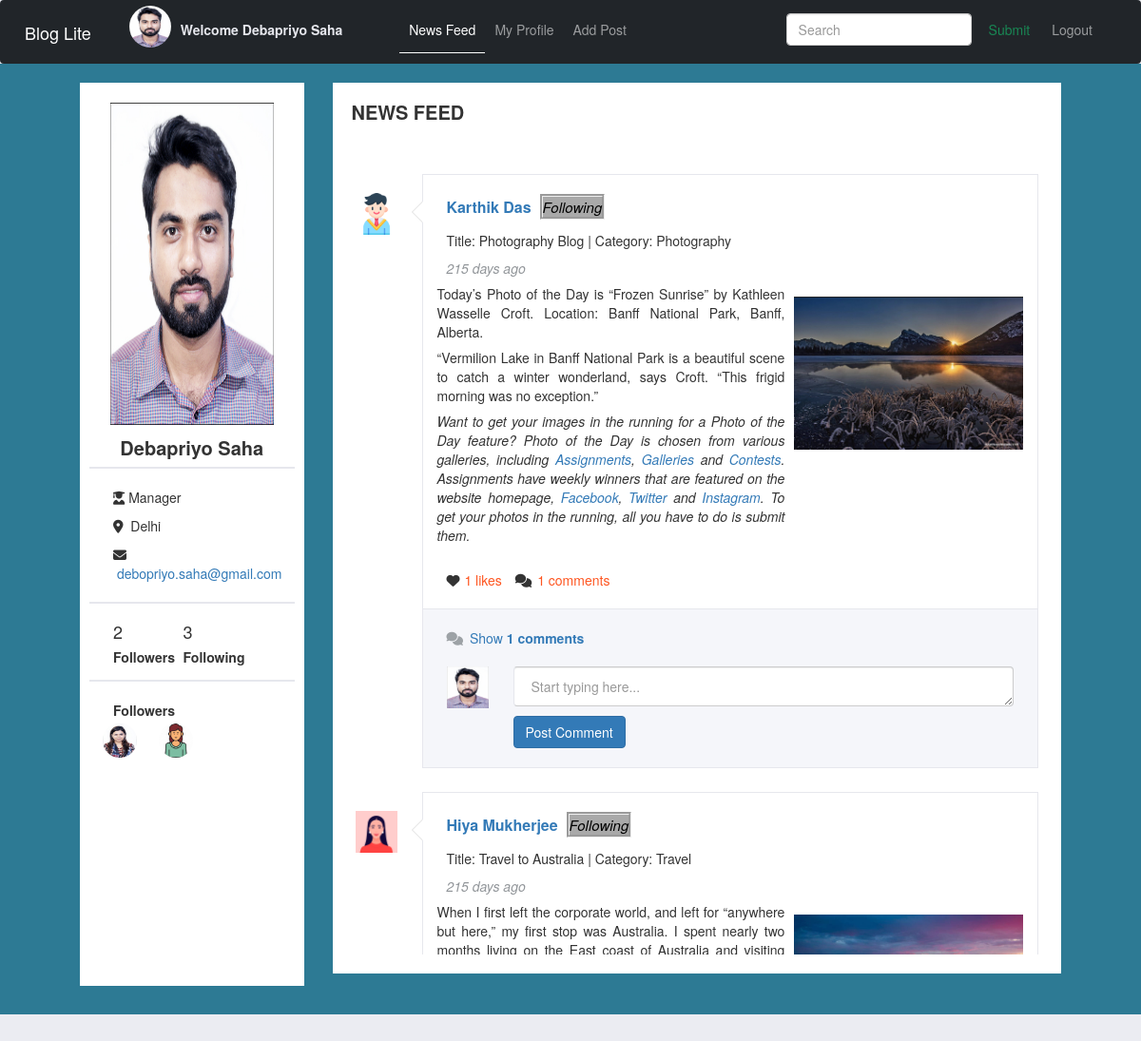
Screenshot of /dashboard/debapriyo (signed in) with the database file from the repository.
### application/models.py (models this page shows, shortened)
class User(db.Model,UserMixin):
    __tablename__ = 'user'
    user_id = db.Column(db.Integer, autoincrement=True, primary_key=True)
    fname = db.Column(db.String, unique=False, nullable=False)
    lname = db.Column(db.String, unique=False, nullable=False)
    profession = db.Column(db.String, unique=False, nullable=False)
    location = db.Column(db.String, nullable=False)
    image = db.Column(db.Text, nullable=False)
    username = db.Column(db.String, unique=True,nullable=False)
    password = db.Column(db.String,nullable=False)
    email = db.Column(db.String, unique=False,nullable=False)
    dob = db.Column(db.String, nullable=False)
    mobile = db.Column(db.String, nullable=True)
    timestamp = db.Column(db.DateTime, default=datetime.now())
    user_blog = db.relationship('Blog',backref='user',cascade='all, delete-orphan', passive_deletes=True)
    likes = db.relationship('Like', backref='user',cascade='all, delete-orphan', passive_deletes=True)
    comments = db.relationship('Comment', backref='user',cascade='all, delete-orphan', passive_deletes=True)
    followed = db.relationship('Follow',foreign_keys=[Follow.follower_id],backref=db.backref('follower', lazy='joined'),lazy='dynamic',
                                        cascade='all, delete-orphan')
    followers = db.relationship('Follow',foreign_keys=[Follow.followed_id],backref=db.backref('followed', lazy='joined'),lazy='dynamic',
                            cascade='all, delete-orphan')
    def is_following(self, user):
        return self.followed.filter_by(followed_id=user.user_id).first() is not None
    def followed_posts(self):
        return Blog.query.join(Follow, Follow.followed_id == Blog.user_id).filter(Follow.follower_id == self.user_id)

class Follow(db.Model):
    __tablename__ = 'follow'
    follower_id = db.Column(db.Integer, db.ForeignKey('user.user_id'),primary_key=True)
    followed_id = db.Column(db.Integer, db.ForeignKey('user.user_id'),primary_key=True)
    timestamp = db.Column(db.DateTime, default=datetime.now())

class Blog(db.Model,UserMixin):
    __tablename__ = 'blog'
    id = db.Column(db.Integer, primary_key=True, autoincrement=True)
    user_id = db.Column(db.Integer,db.ForeignKey("user.user_id", ondelete="CASCADE"))
    title = db.Column(db.String, nullable=False)
    category = db.Column(db.String, nullable=False)
    content = db.Column(db.Text, nullable=False)
    blog_file = db.Column(db.Text, nullable=False)
    date_created = db.Column(db.DateTime, default=datetime.now())
    likes = db.relationship('Like', backref='blog', passive_deletes=True)
    comments = db.relationship('Comment', backref='blog', passive_deletes=True)

### application/controllers.py (the view)
@app.route("/dashboard/<string:username>", methods=['GET', 'POST'])
@login_required
def dashboard(username):
    if request.method=="GET" and session['username']==username:
        form = CommentForm()
        comment = Comment.query.all()
        user = User.query.all()
        like = Like.query.all()
        blog = current_user.followed_posts().order_by(Blog.date_created.desc()).all()
        total_followers = current_user.followers.filter_by(followed_id=current_user.user_id).all()
        total_following = current_user.followed.filter_by(follower_id=current_user.user_id).all()
        return render_template('dashboard.html',blog=blog, form=form, comment=comment, user=user,like=like,
                             total_followers=total_followers, total_following=total_following, date=datetime.now())
    else:
        return redirect(url_for('login'))

### templates/dashboard.html (shortened to what this page needs)
{% include 'navbar.html' %}
{% include 'base.html' %}
<html lang="en">
<head>
</head>
<body>
    <div id="snipperContent">
        <div class="container-fluid" style="padding: 0% 7%;">
        <div class="row">
            <div class="col-xs-12 col-md-2 col-lg-3">
                <div class="userProfileInfo">
                    <div class="box">
                        <div class="image text-center">
                            <img src="{{current_user.image}}" alt="../static/default_dp.png" class="img-responsive">
                        </div>
                        <div class="name">
                            <div style="font-weight:bold;font-size: 20px;text-align: center;">{{current_user.fname}} {{current_user.lname}}
                            </div>
                        </div>
                        <div class="info">
                            <span><i class="fa-solid fa-user-graduate"></i>&nbsp;{{current_user.profession}}</span>
                            <span><i class="fa-sharp fa-solid fa-location-dot"></i>&nbsp; {{current_user.location}}</span>
                            <span><i class="fa-solid fa-envelope"></i> <a href="mailto:{{current_user.email}}" title="e-mail">&nbsp;{{current_user.email}}</a></span>
                        </div>
                        <div class="stats" style="padding:10px 0px 5px; border-bottom: 2px solid #e6e7ed;">
                            <div class="row" style="padding-left: 25px;" >
                                <div class="col-md-4 mb20">
                                    <h4>{{total_followers|length}}</h4>
                                    <h5 class="text-small"><strong>Followers</strong></h5>
                                </div>
                                <div class="col-md-4 mb20">
                                    <h4>{{total_following|length}}</h4>
                                    <h5 class="text-small"><strong>Following</strong></h5>
                                </div>
                            </div>
                        </div>
                        <div class="all_connections">
                            <div class="profile-picture" style="border-top:10px">
                                <strong style="padding-left: 25px">Followers</strong>
                                <div class="profile-picture-block">
                                {% for i in total_followers %}
                                    <div class="profile-page-block" style="float:left;margin-left: 10px;margin-bottom:10px;margin-right:5px">
                                        <div class="profile-picture bg-gradient">
                                            <a href="/profile/{{i.follower.username}}"><img title="{{i.follower.fname}} {{i.follower.lname}}" src={{i.follower.image}} width="44" height="44"></a>
                                        </div>
                                    </div>
                                    {% endfor %}
                                </div>
                            </div>
                        </div>
                    </div>
                </div>
            </div>
            <div class="col-xs-12 col-md-8 col-lg-9">
                <div class="box">
                   <div class="row">
                        <div class="column col-lg-9">
                            <h2 class="boxTitle">News Feed</h2>
                        </div>
                    </div>
                    <div role="tabpanel" class="tab-pane fade active in" id="tab-item-2">
                        <div class="userActivities">
                            {% for blogs in blog %}
                                        {% set count=namespace(value=1) %}
                            <div class="i">
                                <a href="#" title="#" class="image">
                                    <img src="{{blogs.user.image}}" alt="#" width="44" height="44">
                                </a>
                                <div class="activityContent">
                                    <ul class="simpleListings status">
                                        <li>
                                            <div class="title">
                                                {% if blogs %}
                                                <a href="/profile/{{blogs.user.username}}" title="#">{{blogs.user.fname}} {{blogs.user.lname}}</a>
                                                {% if current_user.is_following(blogs.user) %}
                                                    &nbsp;<label style="background-color: darkgray; font-style: italic;
                                                    color:black; border-style:groove;font-size: 15px; font-weight: lighter;">Following</label>
                                                    {% endif %}
                                                <br> <h5>Title: {{blogs.title}} | Category: {{blogs.category}}</h5>
                                                {% endif %}
                                            </div>
                                            <div class="info">
                                                {% if (date - blogs.date_created).days == 1 %}
                                                    {{ (date - blogs.date_created).days}} day ago
                                                {% elif (date - blogs.date_created).days > 1 %}
                                                    {{ (date - blogs.date_created).days}} days ago
                                                {% elif (date - blogs.date_created).total_seconds() / 3600 == 1 %}
                                                {{ ((date - blogs.date_created).days * 24 + (date - blogs.date_created).seconds) // 3600 }} hour ago
                                                {% elif (date - blogs.date_created).total_seconds() / 3600 >= 1 %}
                                                {{ ((date - blogs.date_created).days * 24 + (date - blogs.date_created).seconds) // 3600 }} hours ago
                                                {% elif (date - blogs.date_created).total_seconds() / 3600 < 1
                                                        and (date - blogs.date_created).seconds % 3600 // 60 >= 1  %}
                                                        {{ (date - blogs.date_created).seconds % 3600 // 60 }} minutes ago
                                                {% elif (date - blogs.date_created).seconds % 3600 // 60 < 1 and
                                                    (date - blogs.date_created).seconds % 60 >0 %}
                                                    {{ (date - blogs.date_created).seconds % 60}} seconds ago
                                                {% endif %}
                                                </div>
                                            {% if blogs %}
                                            <div class="row gx-3 mb-4">
                                            <div class = "column1">
                                                    <p> {{blogs.content | safe}}</p>
                                            </div>
                                            <div class = "column2">
                                                <img src={{blogs.blog_file}}>
                                            </div>
                                        </div>
                                            {% endif %}
                                            <div class="share">
                                                {% if current_user.user_id in blogs.likes|map (attribute='user_id')|list %}
                                                    <i  data-member_id = {{blogs.id}} id="like-button-{{blogs.id}}" class="fas fa-heart like-icon-{{blogs.id}}" ></i>
                                                        <a  href="#" title="#"  style="margin-left: 1px;" id="like-count-{{blogs.id}}">{{blogs.likes | length}} likes</a>
                                                {% else %}
                                                    <i data-member_id = {{blogs.id}} id="like-button-{{blogs.id}}" class="far fa-heart like-icon-{{blogs.id}}" ></i>
                                                    <a  href="#" title="#"  style="margin-left: 1px;" id="like-count-{{blogs.id}}">{{blogs.likes | length}} likes</a>
                                                {% endif %}
                                                <i style="margin-left: 10px;" aria-hidden="true" class="fa fa-comments"></i>
                                                <a href="#" style="margin-left: 2px;" id="comment-count-{{blogs.id}}"  title="#"> {{blogs.comments | length}} comments</a>
                                            </div>
                                        </li>
                                    </ul>
                                    <ul class="simpleListings comments" id="comment-{{blogs.id}}"  >
                                        <li class="showComments" >
                                            <a href="#collapse-{{blogs.id}}" title="Show Comments" data-toggle="collapse" role="button" aria-expanded="false" aria-controls="collapseExample"><i class="fa fa-comments"></i> Show <strong id="comment-count-{{blogs.id}}">{{blogs.comments | length}} comments</strong></a>
                                        </li>
                                        <li >
                                            <a href="#" title="#" class="image">
                                                <img src="{{current_user.image}}"  alt="#" width="44" height="44">
                                            </a>
                                            <div class="c">
                                                <form action="/add_comment/{{blogs.id}}"  id="comment-form-{{blogs.id}}" method="POST">
                                                        {{ form.comment(id= "blog-"~ blogs.id, class="form-control js-autogrow", rows="2", placeholder="Start typing here...", style="overflow: hidden; word-wrap: break-word; height: 42px;") }}
                                                        {{ form.submit(member_id=blogs.id, class="comment btn btn-primary") }}
                                                </form>
                                            </div>
                                        </li>
                                    </ul>
                                </div>
                            </div>
                            {% endfor %}
                        </div>
                    </div>
                </div>
            </div>
        </div>
        </div>
    </div>
</body>
</html>

### templates/navbar.html (shortened to what this page needs)
<!DOCTYPE html>
{% include 'base.html' %}
<html lang="en">
<head>
  <link rel="stylesheet" href="https://cdn.jsdelivr.net/npm/bootstrap@4.0.0/dist/css/bootstrap.min.css">
</head>
<body>
  <nav class="navbar navbar-expand-lg navbar-dark bg-dark">
    <div class="container-fluid">
      <a class="navbar-brand" href="#">Blog Lite</a>
      <div class="collapse navbar-collapse" id="navbarSupportedContent">
        <ul class="navbar-nav mr-auto">
          <li class="nav-item">
            <img src="{{current_user.image}}"  alt="#" width="44" height="44" style="border-radius:50%">
           </li>
           <li class="nav-item">
            <label class="nav-text">Welcome {{current_user.fname}} {{current_user.lname}}</label>
          </li>
          <li class="nav-item">
            <a class="nav-link" aria-current="page" href="{{url_for('dashboard',username=current_user.username)}}">News Feed</a>
          </li>
          <li class="nav-item">
            <a class="nav-link" href="/profile/{{current_user.username}}">My Profile</a>
          </li>
          <li class="nav-item">
            <a class="nav-link" href="/add_post/{{current_user.username}}">Add Post</a>
          </li>
        </ul>
        <ul class="navbar-nav mr-auto float-sm-right">
          <li class="nav-item">
            <a class="nav-link" href="{{ url_for('logout') }}">Logout</a>
          </li>
          </ul>
        <form action="{{url_for('search',username=current_user.username)}}" class="form-inline float-sm-right my-2 my-lg-0" method="POST" style="padding-top: 8px;">
          {{ search_form.searched(class="form-control mr-sm-2", placeholder="Search") }}
          {{ search_form.submit(class="btn btn-outline-success my-2 my-sm-0") }}
        </form>
      </div>
    </div>
    </nav>
</body>
</html>

### templates/base.html (shortened to what this page needs)
<!doctype html>
<html lang="en">
  <head>
    <link href="https://cdn.jsdelivr.net/npm/bootstrap@5.0.0-beta1/dist/css/bootstrap.min.css" rel="stylesheet">
    <link rel="stylesheet" href="https://netdna.bootstrapcdn.com/bootstrap/3.3.6/css/bootstrap.min.css">
    <link rel="stylesheet" type= "text/css" href= "{{ url_for('static',filename='dashboard.css') }}" media="screen" >
  </head>
</html>

### rows the page displays
User: image (picture), fname "Debapriyo", lname "Saha", profession "Manager", location "Delhi", email "debopriyo.saha@gmail.com"
Follow: follower.image (picture)
Follow: follower.image (picture)
Blog: user.image (picture), user.fname "Karthik", user.lname "Das", title "Photography Blog", category "Photography", (date-blogs.date_created).days "215", content "Today’s Photo of the Day is “Frozen Sunrise” by Kathleen Wasselle Croft. Location: Banff National Park, Banff, Alberta. “Vermilion Lake in Banff National Park is a beautiful scene to catch a winter wonderland, says Croft. “This frigid morning was no exception.” Want to get your images in the running for a Photo of the Day feature? Photo of the Day is chosen from various galleries, including Assignments , Galleries and Contests . Assignments have weekly winners that are featured on the website homepage, Facebook , Twitter and Instagram . To get your photos in the running, all you have to do is submit them.", blog_file (picture), likes|length "1", comments|length "1", image (picture)
Blog: user.image (picture), user.fname "Hiya", user.lname "Mukherjee", title "Travel to Australia", category "Travel", (date-blogs.date_created).days "215", content "When I first left the corporate world, and left for “anywhere but here,” my first stop was Australia. I spent nearly two months living on the East coast of Australia and visiting…", blog_file (picture)

### other values shown
{{ total_followers|length }} "2"
{{ total_following|length }} "3"
